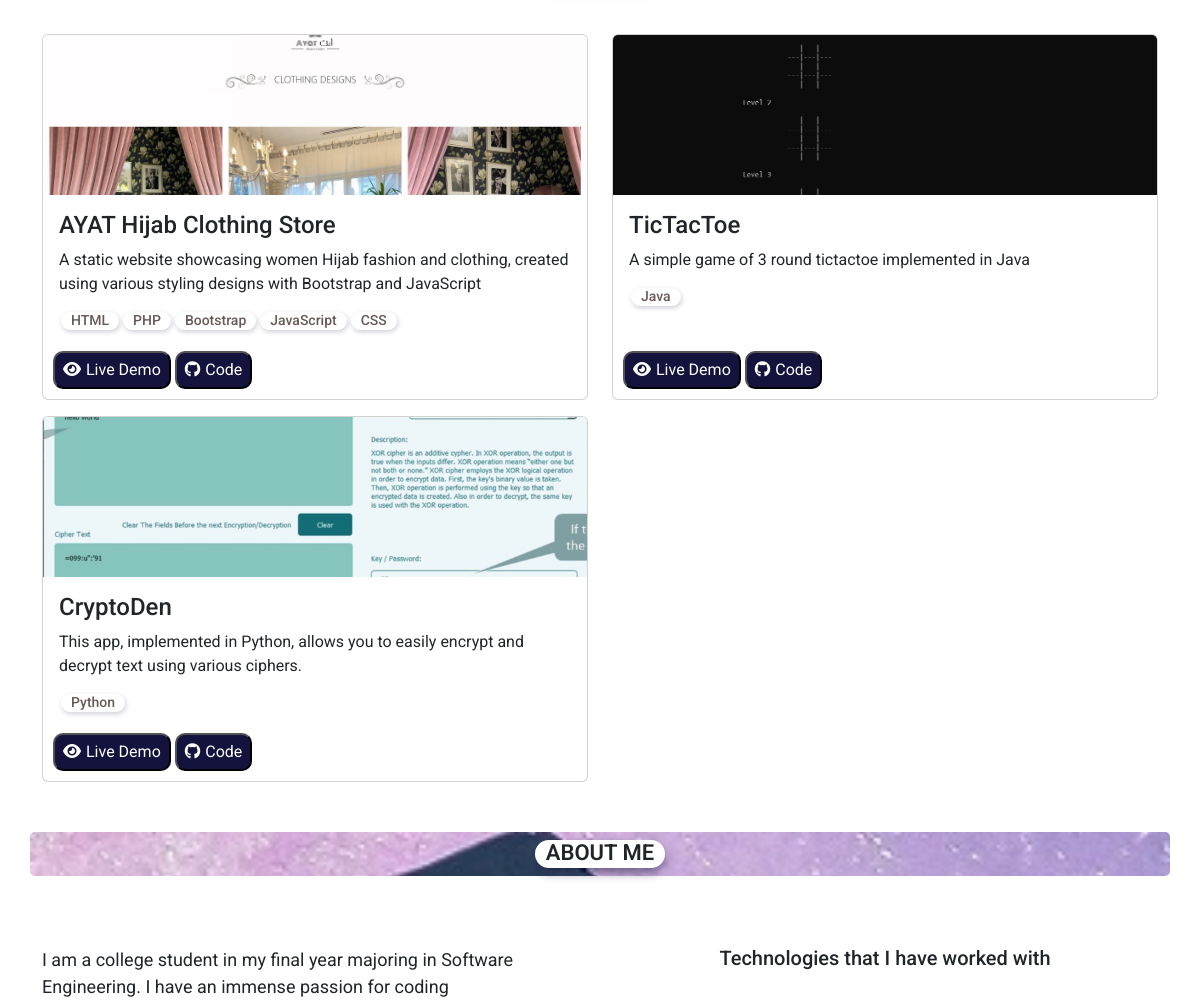
The app's page / (middle part), older data.
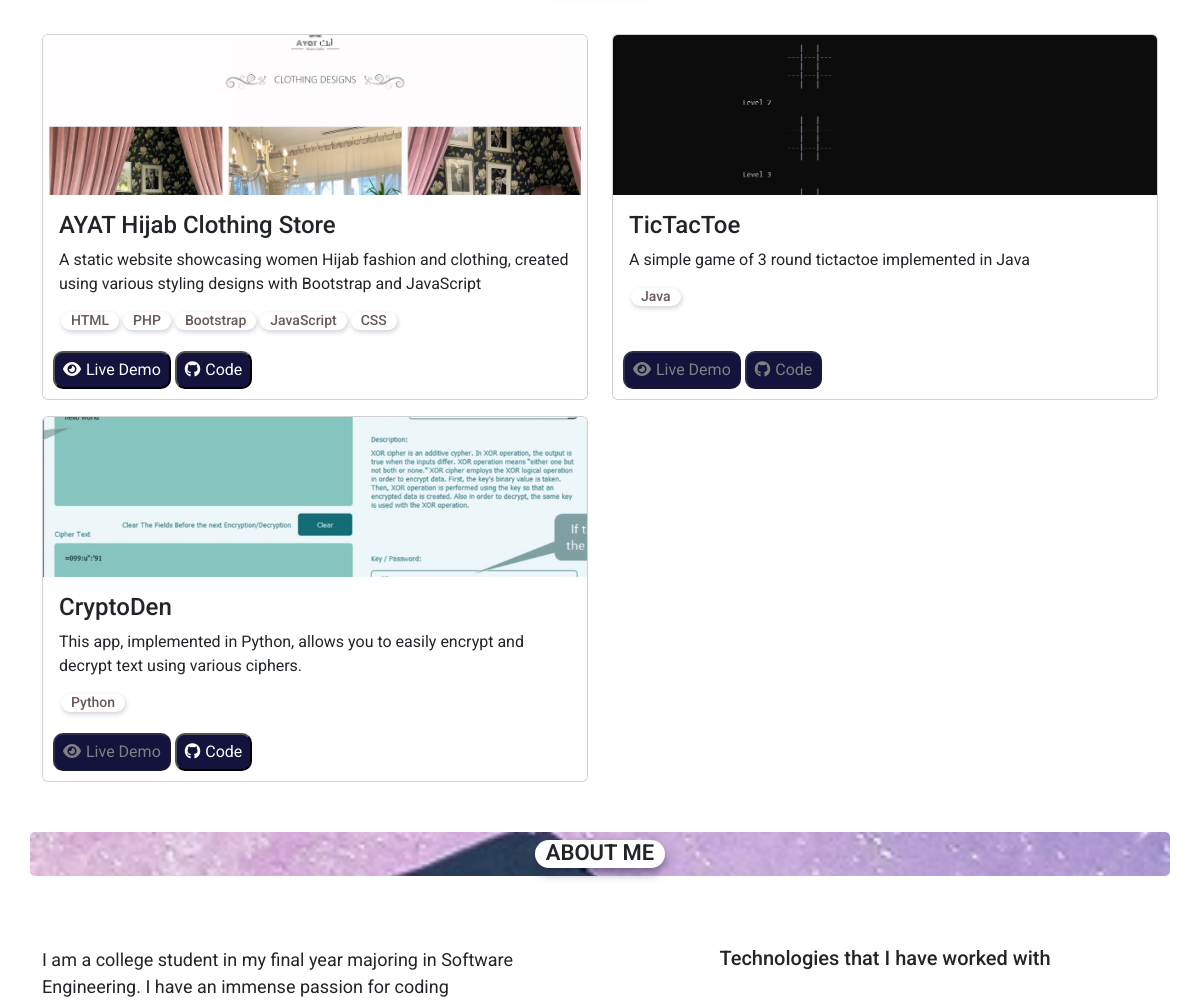
The same page, newer data.
### base/models.py (models this page shows, shortened)
class Project(models.Model):
    title = models.CharField(max_length=200)
    long_description = models.TextField(null=True, blank=True)
    short_description = models.TextField(max_length=200, null=True, blank=True)
    featured_image = models.ImageField(upload_to='images/',
        null=True, blank=True)
    demo_link = models.CharField(default=None, max_length=2000, null=True, blank=True)
    source_link = models.CharField(default=None, max_length=2000, null=True, blank=True)
    tags = models.ManyToManyField('Tag', blank=True)
    created = models.DateTimeField(auto_now_add=True)
    id = models.UUIDField(default=uuid.uuid4, unique=True,
                          primary_key=True, editable=False)

class Tag(models.Model):
    name = models.CharField(max_length=200)
    created = models.DateTimeField(auto_now_add=True)
    id = models.UUIDField(default=uuid.uuid4, unique=True,
                          primary_key=True, editable=False)
    def __str__(self):
        return self.name

class Profile(models.Model):
    full_name = models.CharField(max_length=200, null= True, blank=True)
    email = models.EmailField(max_length=200, null= True, blank=True)
    long_bio = models.TextField(null= True, blank=True)
    short_bio = models.CharField(max_length=200, null= True, blank=True)
    line1 = models.CharField(max_length=200, null= True, blank=True)
    line2 = models.CharField(max_length=200, null= True, blank=True)
    line3 = models.CharField(max_length=200, null= True, blank=True)
    location = models.CharField(max_length=200, null= True, blank=True)
    profile_image = models.ImageField(upload_to='images/', null=True, blank=True)
    profile_background = models.ImageField(upload_to='images/', null=True, blank=True)
    social_github = models.CharField(max_length=200, null= True, blank=True)
    social_linkedin = models.CharField(max_length=200, null= True, blank=True)
    resume = models.FileField(upload_to='documents/', null=True, blank=True)
    id = models.UUIDField(default=uuid.uuid4, unique=True,
                          primary_key=True, editable=False)

### base/views.py (the view)
# urls.py: path('', views.base, name='base'),
def base(request):
    page = Page.objects.first()
    profile = Profile.objects.first()
    projects = Project.objects.all()
    form = ContactForm(request.POST or None)
    form_message = ""
    if request.method == 'POST' and form.is_valid():
        form.save()
        form_message = "Thank you for contacting, I will get back to you ASAP!"
    context = {
        'profile': profile,
        'projects': projects,
        'page': page,
        'form': form,
        'form_message': form_message,
    }
    return render(request, "base/base.html", context)

### base/templates/base/base.html (shortened to what this page needs)
{% extends 'index.html' %}
{% load widget_tweaks %}
{% load static %}
{% block projectsCard %}
<div id="scroll-to-projects">
    <div class="title-card">
    </div>
    <div class="projects-stack">
        <div class="container">
            <div class="row gy-3">
                {% for project in projects %}
                    <div class="col-lg-6">
                        <div class="projects-card card h-100">
                            <div class="proj-img"><img class="card-img-top" src="{{project.featured_image.url}}" alt="..."></div>
                            <div class="card-body">
                                <h4 class="card-title">{{project.title}}</h4>
                                <p class="card-text">{{project.short_description}}</p>
                                <div class="project-tags">
                                    {% for tag in project.tags.all %}
                                    <div style="margin: 0 2px;" class="tag-pill">
                                        <h6>{{tag}}</h6>
                                    </div>
                                    {% endfor %}
                                </div>
                            </div>
                            <div class="card-btns">
                                {% if project.demo_link %}
                                    <a href="{{project.demo_link}}" target="_blank" class=""><button class="u-button"><i style="margin-right: 5px" class="fa-solid fa-eye"></i>Live Demo</button></a>
                                {% else %}
                                    <a href="{{project.demo_link}}" target="_blank" class=""><button disabled class="u-button"><i style="margin-right: 5px" class="fa-solid fa-eye"></i>Live Demo</button></a>
                                {% endif %}
                                {% if project.source_link %}
                                    <a href="{{project.source_link}}" target="_blank" class=""><button class="u-button"><i style="margin-right: 5px" class="fa-brands fa-github"></i>Code</button></a>
                                {% else %}
                                    <a href="{{project.source_link}}" target="_blank" class=""><button disabled class="u-button"><i style="margin-right: 5px" class="fa-brands fa-github"></i>Code</button></a>
                                {% endif %}
                            </div>
                        </div>
                    </div>
                {% endfor %}
            </div>
        </div>
    </div>
</div>
{% endblock projectsCard %}
{% block about %}
<div class="title-card">
    <div class="container">
        <div class="title-card-banner">
            <h3>ABOUT ME</h3>
        </div>
    </div>
</div>
<div class="container">
    <div class="row">
        <div class="col-md-6">
            <div class="about-me-lines">
                <p>{{profile.line1}}</p>
            </div>
        </div>
        <div class="col-md-6">
            <div class="row">
                <div class="col-md">
                    <div class="skill-title text-center">
                        <h5>Technologies that I have worked with</h5>
                    </div>
                </div>
            </div>
        </div>
    </div>
</div>
{% endblock about %}

### templates/index.html (shortened to what this page needs)
{% load static %}
<html lang="en">
<head>
    <link href="https://cdn.jsdelivr.net/npm/bootstrap@5.3.0-alpha1/dist/css/bootstrap.min.css" rel="stylesheet">
    <link rel="stylesheet" href="{% static 'styles/style.css' %}">
</head>
<body>
    {% block projectsCard %}{% endblock projectsCard %}
    {% block about %}{% endblock about %}
</body>
</html>

### templates/navbar.html (shortened to what this page needs)
{% load static %}

### templates/footer.html (shortened to what this page needs)
{% load static %}

### staticfiles/styles/style.css (style rules this page uses)
* { margin: 0; padding: 0; box-sizing: border-box; font-family: 'Roboto', sans-serif; }
html { scroll-behavior: smooth; }
.u-button { color: white; padding: 5px 8px; border-radius: 10px; background-color: #14133d; outline: none !important; border-color: none !important; box-shadow: none !important; }
.u-button:disabled { text-decoration: none; color: gray; }
.title-card .container { padding: 8px 0px; background-size: cover; background-image: url('/static/uploads/images/bg.jpg'); background-position: center; background-attachment: fixed; border-radius: 5px; }
.title-card { padding-top: 50px; padding-left: auto; padding-right: auto; padding-bottom: 40px; }
.title-card-banner { margin-left: auto; margin-right: auto; text-align: center; background-color: white; width: 100%; height: 28px; max-width: 130px; border-radius: 15px; box-shadow: 0px 5px 10px 0px rgba(20, 19, 61, 0.5); }
.title-card-banner h3 { font-size: 22px; font-weight: 600; }
.project-tags { display: inline-flex; }
.tag-pill h6 { text-align: center; padding: 0px 5px; font-size: 14px; color: rgb(105, 89, 89); }
.tag-pill { background-color: white; border-radius: 15px; padding: 0 5px; height: 18px; text-align: center; box-shadow: 1px 2px 5px 0px rgba(20, 19, 61, 0.2); }
.card-btns { padding: 5px 10px; margin-bottom: 5px; }
.projects-card { transition: all 0.1s ease; }
.proj-img img { width: 100%; height: 160px; border-top-left-radius: 5px; border-top-right-radius: 5px; object-fit: cover; }
.about-me-lines { font-size: 18px; padding: 20px 0; }
.about-me-lines p { padding: 10px 0; }
.skill-title { padding: 30px 0; }

Row changes from the older to the newer data that the page shows:
changed Project "TicTacToe": demo_link "None" → empty (drawn); source_link "None" → empty (drawn)
changed Project "CryptoDen": demo_link "projects/cryptoden/" → empty (drawn)
